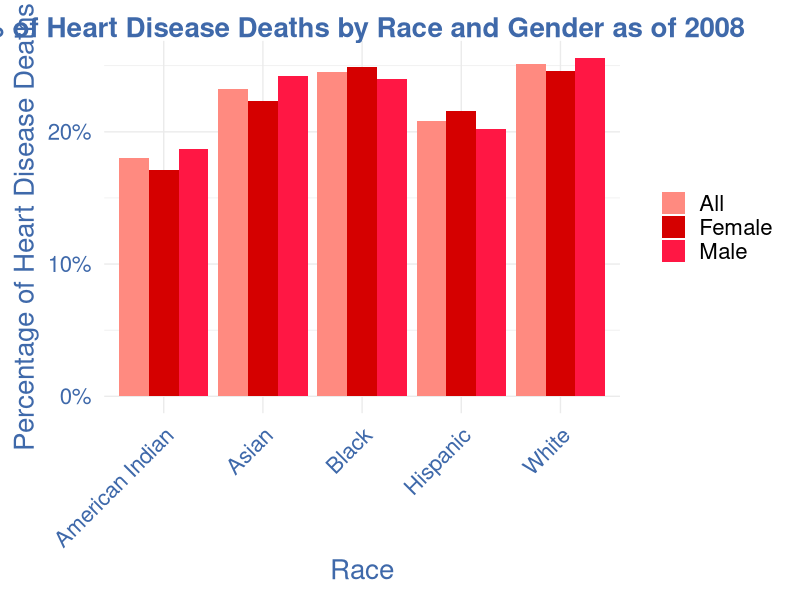

Write R code to recreate this figure.
#Install Packages
list.of.packages <- c("ggplot2", "ggthemes")
new.packages <- list.of.packages[!(list.of.packages %in% installed.packages()[,"Package"])]
if(length(new.packages)) install.packages(new.packages)
lapply(list.of.packages, require, character.only = TRUE)

## theme

# https://material.io/design/color/the-color-system.html#tools-for-picking-colors
pal_heart <- c("#FF8A80", "#D50000", "#FF1744",  "#FF5252", "#B71C1C","#7f0000")
blue_heart <- "#3F69AA"

############# color pieces!
scale_fill_heart <- function(){
  
  structure(list(
    scale_fill_manual(values=pal_heart)
  ))
}

scale_color_discrete_heart <- function(){
  
  structure(list(
    scale_color_manual(values=pal_heart)
  ))
}

scale_color_continuous_heart <- function(){
  
  structure(list(
    scale_color_gradientn(colours = pal_heart)
  ))
}
##################################

theme_heart <- function(base_size = 20, base_family = "Helvetica",
                        base_line_size = base_size / 42,
                        base_rect_size = base_size / 42) {
  # Starts with theme_bw and remove most parts
  theme_bw(
    base_size = base_size,
    base_family = base_family,
    base_line_size = base_line_size,
    base_rect_size = base_rect_size
  ) %+replace%
    theme(
      axis.ticks      = element_blank(),
      axis.text       = element_text(size = 16,color=blue_heart),
      axis.title = element_text(color = blue_heart),
      legend.background = element_blank(),
      legend.key        = element_blank(),
      legend.title = element_blank(),
      panel.background   = element_blank(),
      panel.border      = element_blank(),
      strip.background  = element_blank(),
      plot.title = element_text(color = blue_heart, face = "bold"),
      plot.background   = element_blank(),
      
      complete = TRUE
    )
}

# set working directory
setwd("~/Documents/GradSchool/MSDS455/git_repos/MSDS455_Charlie/data")

data <- read.table(file="Heart Disease Deaths by Race and Gender.csv",sep=",",stringsAsFactors=FALSE,header=TRUE,quote="'")

plot_data <- reshape(data,
                     varying = c("All", "Female" , "Male"),
                     v.names = "Percent",
                     idvar = "Race",
                     times = c("All", "Female" , "Male"),
                     direction="long")

rownames(plot_data) <- NULL

plot_data$time <- factor(plot_data$time , labels=c('All','Female','Male'))

setwd("~/Documents/GradSchool/MSDS455/git_repos/MSDS455_Charlie/visualizations")
png(file = "slide_4_HD_Deaths_by_Race_and_Gender.png",width = 1000, height = 1000)
ggplot_object <- ggplot(data=plot_data,
                        aes(x=Race, y=Percent)) +
  geom_bar(aes(fill = time), position = "dodge", stat="identity") +
  theme_heart() +
  scale_fill_heart() +
  ggtitle("% of Heart Disease Deaths by Race and Gender as of 2008") +  
  xlab("Race") + 
  ylab("Percentage of Heart Disease Deaths") +
  scale_y_continuous(labels = scales::percent_format(accuracy = 1)) +
  theme(axis.text.x = element_text(angle = 45, hjust = 1))
print(ggplot_object)
dev.off()
